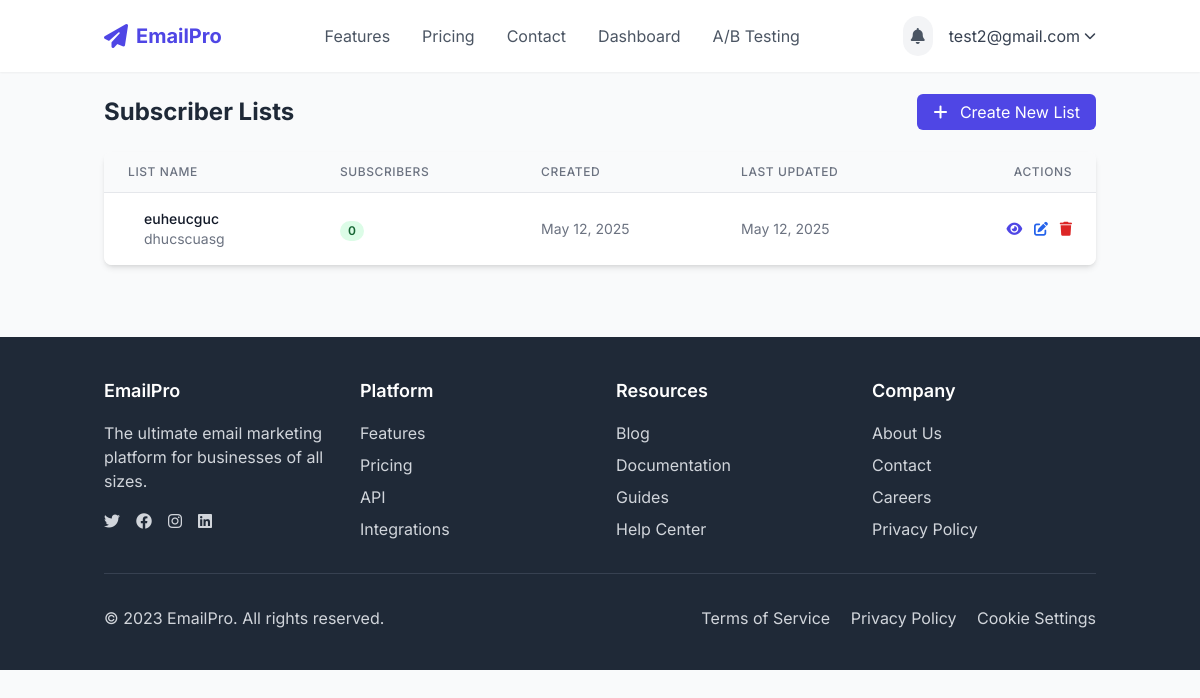
The page /subscriber-lists/ (signed in) on the database its author committed.
### users/models.py (models this page shows, shortened)
class CustomUser(AbstractUser):
    email = models.EmailField(_('email address'), unique=True)
    company_name = models.CharField(max_length=255, blank=True)
    profile_image = models.ImageField(upload_to='profile_images/', blank=True, null=True)
    subscription_plan = models.CharField(
        max_length=20,
        choices=[
            ('free', 'Free'),
            ('basic', 'Basic'),
            ('premium', 'Premium'),
            ('enterprise', 'Enterprise'),
        ],
        default='free'
    )
    usage_quota = models.PositiveIntegerField(default=100)  # Number of emails allowed to send
    is_verified = models.BooleanField(default=False)
    USERNAME_FIELD = 'email'
    REQUIRED_FIELDS = ['username']

### marketing/models.py (models this page shows, shortened)
class SubscriberList(models.Model):
    owner = models.ForeignKey(settings.AUTH_USER_MODEL, on_delete=models.CASCADE, related_name='subscriber_lists')
    name = models.CharField(max_length=100)
    description = models.TextField(blank=True)
    subscribers = models.ManyToManyField(Subscriber, blank=True, related_name='lists')
    created_at = models.DateTimeField(auto_now_add=True)
    updated_at = models.DateTimeField(auto_now=True)
    class Meta:
        ordering = ['name']
    @property
    def subscriber_count(self):
        return self.subscribers.count()

### marketing/views.py (the view)
# urls.py: path('subscriber-lists/', views.subscriber_lists, name='subscriber_lists'),
@login_required
def subscriber_lists(request):
    lists = SubscriberList.objects.filter(owner=request.user).order_by('name')
    return render(request, 'marketing/subscriber_lists.html', {'lists': lists})

### templates/marketing/subscriber_lists.html (shortened to what this page needs)
{% extends 'base.html' %}
{% load static %}
{% load user_tags %}
{% block content %}
<div class="container max-w-6xl mx-auto">
    <div class="flex justify-between items-center mb-6">
        <h1 class="text-2xl font-bold text-gray-800">Subscriber Lists</h1>
        <div>
            <a href="{% url 'add_subscriber_list' %}" class="px-4 py-2 bg-indigo-600 text-white rounded-md hover:bg-indigo-700 transition-colors">
                <i class="fas fa-plus mr-2"></i> Create New List
            </a>
        </div>
    </div>
    <div class="bg-white rounded-lg shadow-md overflow-hidden">
        {% if lists %}
            <table class="min-w-full divide-y divide-gray-200">
                <thead class="bg-gray-50">
                    <tr>
                        <th scope="col" class="px-6 py-3 text-left text-xs font-medium text-gray-500 uppercase tracking-wider">
                            List Name
                        </th>
                        <th scope="col" class="px-6 py-3 text-left text-xs font-medium text-gray-500 uppercase tracking-wider">
                            Subscribers
                        </th>
                        <th scope="col" class="px-6 py-3 text-left text-xs font-medium text-gray-500 uppercase tracking-wider">
                            Created
                        </th>
                        <th scope="col" class="px-6 py-3 text-left text-xs font-medium text-gray-500 uppercase tracking-wider">
                            Last Updated
                        </th>
                        <th scope="col" class="px-6 py-3 text-right text-xs font-medium text-gray-500 uppercase tracking-wider">
                            Actions
                        </th>
                    </tr>
                </thead>
                <tbody class="bg-white divide-y divide-gray-200">
                    {% for list in lists %}
                        <tr class="hover:bg-gray-50">
                            <td class="px-6 py-4 whitespace-nowrap">
                                <div class="flex items-center">
                                    <div class="ml-4">
                                        <div class="text-sm font-medium text-gray-900">
                                            <a href="{% url 'subscriber_list_detail' pk=list.id %}" class="hover:text-indigo-600">
                                                {{ list.name }}
                                            </a>
                                        </div>
                                        <div class="text-sm text-gray-500">
                                            {{ list.description|truncatechars:50 }}
                                        </div>
                                    </div>
                                </div>
                            </td>
                            <td class="px-6 py-4 whitespace-nowrap">
                                <span class="px-2 inline-flex text-xs leading-5 font-semibold rounded-full bg-green-100 text-green-800">
                                    {{ list.subscriber_count }}
                                </span>
                            </td>
                            <td class="px-6 py-4 whitespace-nowrap text-sm text-gray-500">
                                {{ list.created_at|date:"M d, Y" }}
                            </td>
                            <td class="px-6 py-4 whitespace-nowrap text-sm text-gray-500">
                                {{ list.updated_at|date:"M d, Y" }}
                            </td>
                            <td class="px-6 py-4 whitespace-nowrap text-right text-sm font-medium">
                                <a href="{% url 'subscriber_list_detail' pk=list.id %}" class="text-indigo-600 hover:text-indigo-900 mr-2" title="View Details">
                                    <i class="fas fa-eye"></i>
                                </a>
                                <a href="{% url 'edit_subscriber_list' pk=list.id %}" class="text-blue-600 hover:text-blue-900 mr-2" title="Edit">
                                    <i class="fas fa-edit"></i>
                                </a>
                                <a href="{% url 'delete_subscriber_list' pk=list.id %}" class="text-red-600 hover:text-red-900" title="Delete">
                                    <i class="fas fa-trash"></i>
                                </a>
                            </td>
                        </tr>
                    {% endfor %}
                </tbody>
            </table>
        {% endif %}
    </div>
</div>
{% endblock %}

### templates/base.html (shortened to what this page needs)
{% load static %}
<!DOCTYPE html>
<html lang="en">
<head>
    <script src="https://cdn.tailwindcss.com"></script>
    <link rel="stylesheet" href="https://cdnjs.cloudflare.com/ajax/libs/font-awesome/6.4.0/css/all.min.css">
    <link rel="stylesheet" href="{% static 'css/auth.css' %}">
</head>
<body class="min-h-screen bg-gray-50 text-gray-800">
    <header class="bg-white shadow-sm">
        <div class="container mx-auto px-4 py-4 flex justify-between items-center">
            <a href="{% url 'home' %}" class="flex items-center space-x-2">
                <i class="fas fa-paper-plane text-indigo-600 text-2xl"></i>
                <span class="font-bold text-xl text-indigo-600">EmailPro</span>
            </a>
            <nav class="hidden md:flex space-x-8">
                <a href="{% url 'features' %}" class="text-gray-600 hover:text-indigo-600 transition-colors">Features</a>
                <a href="{% url 'pricing' %}" class="text-gray-600 hover:text-indigo-600 transition-colors">Pricing</a>
                <a href="{% url 'contact' %}" class="text-gray-600 hover:text-indigo-600 transition-colors">Contact</a>
                {% if user.is_authenticated %}
                    <a href="{% url 'dashboard' %}" class="text-gray-600 hover:text-indigo-600 transition-colors">Dashboard</a>
                    <a href="{% url 'ab_testing' %}" class="text-gray-600 hover:text-indigo-600 transition-colors">A/B Testing</a>
                {% endif %}
            </nav>
            <div class="flex items-center space-x-4">
                {% if user.is_authenticated %}
                    <div class="relative" x-data="notificationSystem()" x-init="loadNotifications()">
                        <button @click="open = !open" class="p-2 rounded-full bg-gray-100 text-gray-600 hover:bg-gray-200 focus:outline-none relative">
                            <i class="fas fa-bell"></i>
                        </button>
                    </div>
                    <div class="relative group">
                        <button class="flex items-center space-x-1 text-gray-700 hover:text-indigo-600">
                            <span>{{ user.email }}</span>
                            <i class="fas fa-chevron-down text-xs"></i>
                        </button>
                    </div>
                {% else %}
                    <a href="{% url 'login' %}" class="px-4 py-2 text-indigo-600 hover:text-indigo-800 transition-colors">Login</a>
                    <a href="{% url 'register' %}" class="px-4 py-2 bg-indigo-600 text-white rounded-md hover:bg-indigo-700 transition-colors">Sign Up</a>
                {% endif %}
            </div>
        </div>
    </header>
    <main class="container mx-auto px-4 py-6">
        {% block content %}{% endblock %}
    </main>
    <footer class="bg-gray-800 text-white mt-12">
        <div class="container mx-auto px-4 py-10">
            <div class="grid grid-cols-1 md:grid-cols-4 gap-8">
                <div>
                    <h3 class="text-lg font-semibold mb-4">EmailPro</h3>
                    <p class="text-gray-300 mb-4">The ultimate email marketing platform for businesses of all sizes.</p>
                    <div class="flex space-x-4">
                        <a href="#" class="text-gray-300 hover:text-white"><i class="fab fa-twitter"></i></a>
                        <a href="#" class="text-gray-300 hover:text-white"><i class="fab fa-facebook"></i></a>
                        <a href="#" class="text-gray-300 hover:text-white"><i class="fab fa-instagram"></i></a>
                        <a href="#" class="text-gray-300 hover:text-white"><i class="fab fa-linkedin"></i></a>
                    </div>
                </div>
                <div>
                    <h3 class="text-lg font-semibold mb-4">Platform</h3>
                    <ul class="space-y-2">
                        <li><a href="{% url 'features' %}" class="text-gray-300 hover:text-white">Features</a></li>
                        <li><a href="{% url 'pricing' %}" class="text-gray-300 hover:text-white">Pricing</a></li>
                        <li><a href="#" class="text-gray-300 hover:text-white">API</a></li>
                        <li><a href="#" class="text-gray-300 hover:text-white">Integrations</a></li>
                    </ul>
                </div>
                <div>
                    <h3 class="text-lg font-semibold mb-4">Resources</h3>
                    <ul class="space-y-2">
                        <li><a href="#" class="text-gray-300 hover:text-white">Blog</a></li>
                        <li><a href="#" class="text-gray-300 hover:text-white">Documentation</a></li>
                        <li><a href="#" class="text-gray-300 hover:text-white">Guides</a></li>
                        <li><a href="#" class="text-gray-300 hover:text-white">Help Center</a></li>
                    </ul>
                </div>
                <div>
                    <h3 class="text-lg font-semibold mb-4">Company</h3>
                    <ul class="space-y-2">
                        <li><a href="#" class="text-gray-300 hover:text-white">About Us</a></li>
                        <li><a href="{% url 'contact' %}" class="text-gray-300 hover:text-white">Contact</a></li>
                        <li><a href="#" class="text-gray-300 hover:text-white">Careers</a></li>
                        <li><a href="#" class="text-gray-300 hover:text-white">Privacy Policy</a></li>
                    </ul>
                </div>
            </div>
            <div class="border-t border-gray-700 mt-8 pt-8 flex flex-col md:flex-row justify-between">
                <p class="text-gray-300">© 2023 EmailPro. All rights reserved.</p>
                <div class="mt-4 md:mt-0">
                    <a href="#" class="text-gray-300 hover:text-white mr-4">Terms of Service</a>
                    <a href="#" class="text-gray-300 hover:text-white mr-4">Privacy Policy</a>
                    <a href="#" class="text-gray-300 hover:text-white">Cookie Settings</a>
                </div>
            </div>
        </div>
    </footer>
</body>
</html>

### static/css/auth.css (style rules this page uses)
a { color: #4f46e5; text-decoration: none; }

### templates/base.html (style rules this page uses)
body { font-family: 'Inter', sans-serif; }

### rows shown on the page
CustomUser: email "test2@gmail.com"
SubscriberList: name "euheucguc", description "dhucscuasg", subscriber_count "0", created_at "May 12, 2025", updated_at "May 12, 2025"
